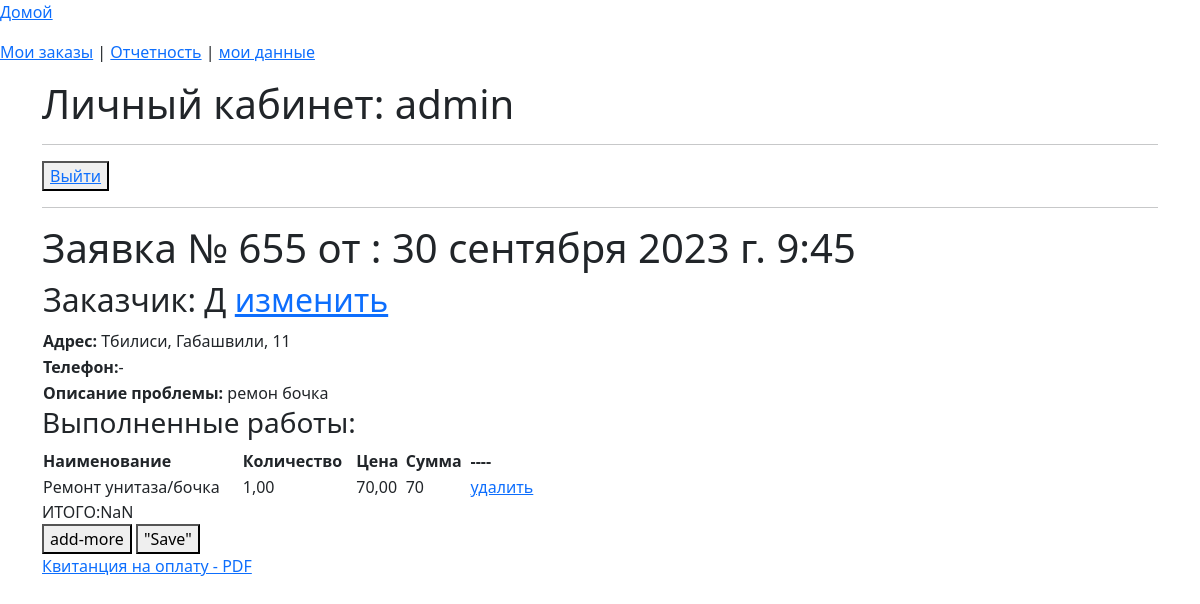
/invoice/655 (signed in), run on an earlier commit of the app's database.
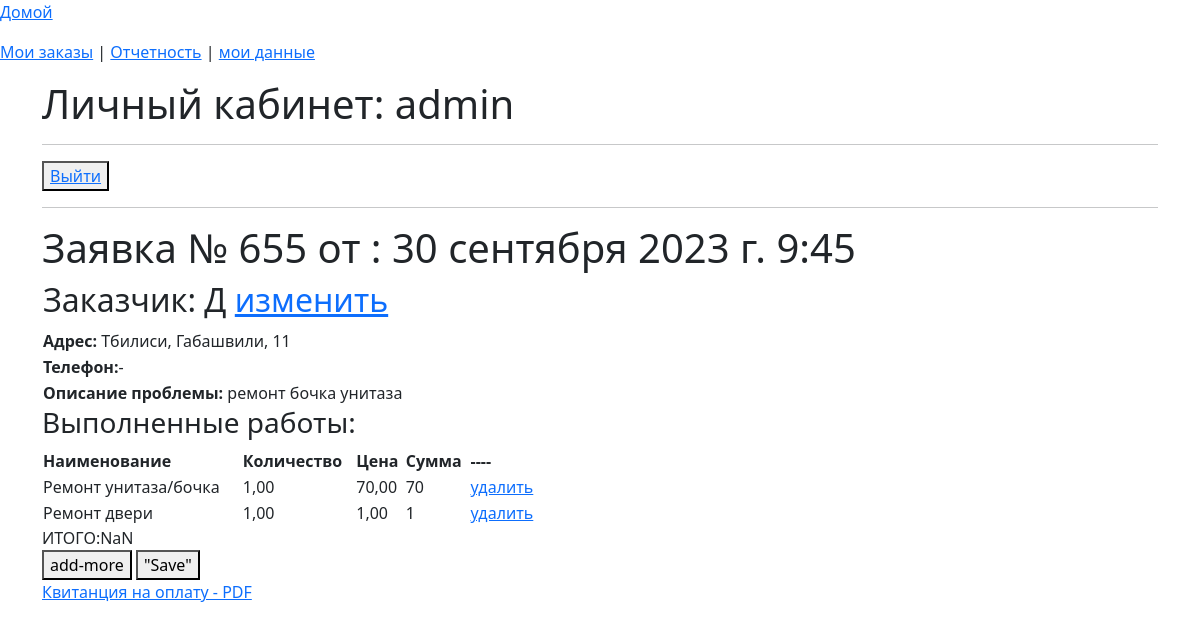
And on a later commit of the database.
### app_site/models.py (models this page shows)
class OrderList(models.Model):
    time_in = models.DateTimeField(auto_now_add=True, verbose_name='Дата заказа')
    time_out = models.DateTimeField(null=True, blank=True, verbose_name='Дата выполнения')
    repairer_id = models.ForeignKey(User, on_delete=models.SET_NULL, null=True, blank=True,
                                    verbose_name='Мастер', default='', )
    price = models.DecimalField(decimal_places=2, max_digits=7, null=True, blank=True, verbose_name='Стоимость работ')
    text_order = models.CharField(max_length=1500, verbose_name='Описание проблемы', blank=True, null=True)
    customer_name = models.CharField(max_length=50, verbose_name='Ваше имя')
    customer_phone = models.CharField(max_length=16, verbose_name='Номер телефона')
    customer_telegram = models.CharField(max_length=26, verbose_name='Телеграм', blank=True, null=True)
    customer_code = models.CharField(max_length=16, verbose_name='Код организации', blank=True, null=True)
    address_city = models.CharField(max_length=2, choices=CITY_CHOICES, default='TB', null=True, blank=True,
                                    verbose_name='Город')
    order_status = models.CharField(max_length=3, choices=ORDER_STATUS, default='BEG', null=True, blank=True,
                                    verbose_name='Статус заказа')
    address_street_app = models.CharField(max_length=150, verbose_name='Улица', null=True, blank=True)
    address_num = models.CharField(max_length=10, verbose_name='Номер дома', null=True, blank=True)
    services = models.ManyToManyField('Service', through='Invoice')
    class Meta:
        verbose_name = 'Список заказов'
        verbose_name_plural = 'Список заказов'

class Invoice(models.Model):
    service_id = models.ForeignKey('Service', on_delete=models.CASCADE, null=True, blank=True, )
    order_id = models.ForeignKey('OrderList', on_delete=models.CASCADE, null=True, blank=True, )
    quantity_type = models.CharField(choices=QUANTITY_CHOICES, max_length=3, null=True, blank=True,
                                     verbose_name='Измерение')
    quantity = models.DecimalField(decimal_places=2, max_digits=7, null=True, blank=True, verbose_name='Количество')
    price = models.DecimalField(decimal_places=2, max_digits=7, null=True, blank=True, verbose_name='Цена')
    class Meta:
        verbose_name = 'Список работ заказа'
        verbose_name_plural = 'Список работ заказа'

class Service(models.Model):
    name = models.\
        CharField(null=True, blank=True, max_length=500, verbose_name='Услуга')
    type = models.CharField(choices=WORK_CHOICES, null=True, blank=True, max_length=3, verbose_name='Вид работ')
    class Meta:
        ordering = ['type', 'name']
        verbose_name = 'Виды работ'
        verbose_name_plural = 'Виды работ'
    def __str__(self):
        return f"{self.name}"

### app_site/views.py (the view, shortened to what this page needs)
# urls.py: path('invoice/<int:pk>', InvoiceCreate.as_view(), name='invoice'),
class InvoiceCreate(LoginRequiredMixin, DetailView):
    model = OrderList
    context_object_name = 'info'
    template_name = 'invoice.html'
    def get_context_data(self, **kwargs):
        context = super().get_context_data()
        context['invoice'] = Invoice.objects\
                                    .filter(order_id=self.object.pk)\
                                    .select_related('service_id')\
                                    .defer('service_id__type')\
                                    .annotate(amount=F('price') * F('quantity'))
        InvoiceFormSet = modelformset_factory(Invoice, form=InvoiceForm, extra=0)
        formset = InvoiceFormSet(queryset=Invoice.objects.none())
        context['form'] = formset
        context['type_work'] = WORK_CHOICES
        if self.object.order_status == 'SND':
            self.object.order_status = 'RCV'
            self.object.save()
        return context

### app_site/templatetags/custom_filters.py (called while the page is built)
@register.filter()
def choice_tag(value, A):
    try:
        if A == 'city':
            a = dict(CITY_CHOICES)
        elif A == 'status_order':
            a = dict(ORDER_STATUS)
        elif A == 'month':
            a = dict(MONTH)
        elif A == 'work_type':
            a = dict(WORK_CHOICES)
        return f'{a[value]}'
    except KeyError:
        return f''

### templates/invoice.html (shortened to what this page needs)
{% extends 'flatpages/default_user.html' %}
{% load custom_filters %}
{% load custom_tags %}
{% block body %}
<hr>
<button> <a href="/app/logout/">Выйти</a> </button>
<hr>
    <h1>Заявка № {{ info.id }} от : {{ info.time_in }}</h1>
    <table width="700"><tr>
        <td><h2>Заказчик: {{ info.customer_name }}  <a href="../list_order/update/{{ info.pk}}">изменить</a></h2></td>
    </tr>
        <tr>
        <td><b>Адрес: </b>{{ info.address_city|choice_tag:'city' }}, {{ info.address_street_app }}, {{ info.address_num }}</td>
    </tr>
    <tr>
         <td><b>Телефон:</b>{{ info.customer_phone }}</td>
    </tr>
    <tr>
         <td><b>Описание проблемы:</b> {{ info.text_order }}</td>
    </tr>
    </table>
<h3>Выполненные работы: </h3>
<table width="500" id="table_invoice">
 <tr>
            <th>Наименование </th>
            <th>Количество </th>
            <th>Цена</th>
            <th>Сумма</th>
            <th>----</th>
    </tr>
{% for g in invoice %}
    <tr class="form_text">
            <td name="service_id">{{ g.service_id }} </td>
            <td name="quantity">{{ g.quantity }} </td>
            <td name="price">{{ g.price }}</td>
            <td name="amount">{{ g.amount }}</td>
            <td name="delete"><a href="{% url 'delete-item-of-order' g.pk %}" class="link-delete" >удалить</a></td>
    </tr>
{% endfor %}
    <tr id="total"><td></td></tr>
</table>
<form action="" method="post" id="id_form">
    <button id="add-more" type="button">add-more</button>
    <button type="submit"> "Save" </button>
</form>
<a href="pdf/{{ info.id }}">Квитанция на оплату - PDF</a>
{% endblock body %}

### templates/flatpages/default_user.html (shortened to what this page needs)
{% load static %}
<!doctype html>
<html lang="en">
  <head>
    <link href="https://cdn.jsdelivr.net/npm/bootstrap@5.3.0/dist/css/bootstrap.min.css" rel="stylesheet">
  </head>
  <body>
<p><a href="{% url 'home' %}" id="ss">Домой</a></p>
<p><a href="{% url 'list_order' %}">Мои заказы</a> | <a href="{% url 'stat' %}">Отчетность</a> | <a href="{% url 'user' request.user.id %}">мои данные</a></p>
<div class="container">
<h1 class="test">Личный кабинет: {{ user.username }}</h1>
{% block body %}
{% endblock body%}
</div>
  </body>
</html>

What changed in the data, as far as the page shows it:
changed OrderList "Тбилиси": text_order "ремон бочка" → "ремонт бочка унитаза"
added Invoice: service_id "Ремонт двери", quantity "1,00", price "1,00", amount "1"
